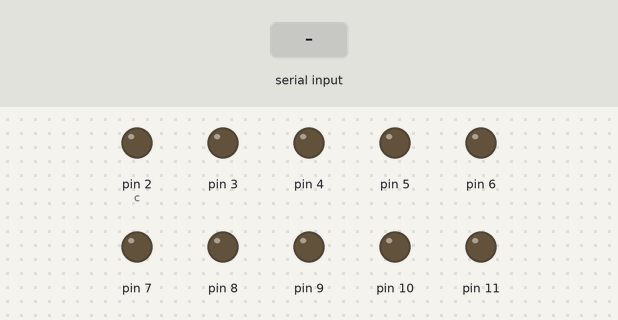
This sketch was run on a simulated Arduino Uno, built with avr-gcc and run on an emulated ATmega328P. On the bench: output pins drawn as LEDs (lit = HIGH). The inputs (shaded band) are chosen by the test bench.

Above: at 1.2 s.
1.3 s: "90,45\n" received over Serial
At 2.4 s:
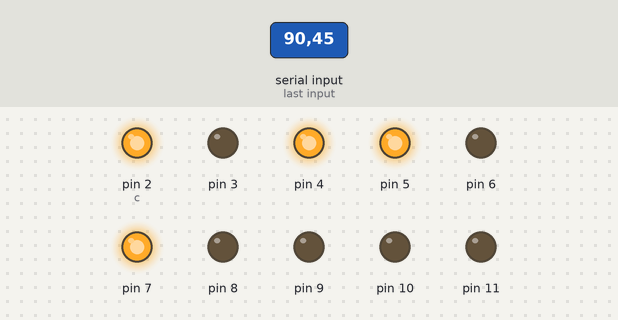
2.8 s: "30,150\n" received over Serial
At 3.6 s:
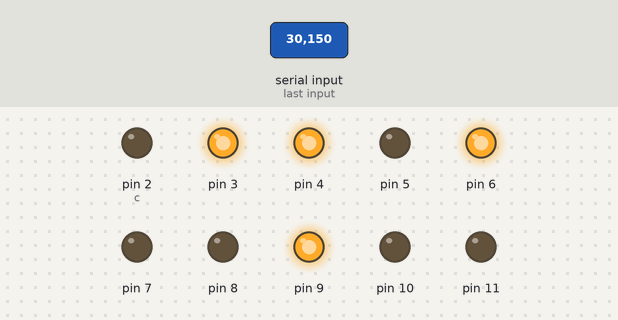
4.3 s: "5\n" received over Serial
At 5.5 s:
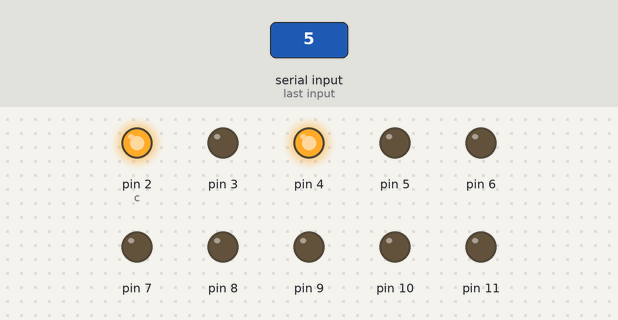
5.8 s: "200\n" received over Serial
At 7.0 s:
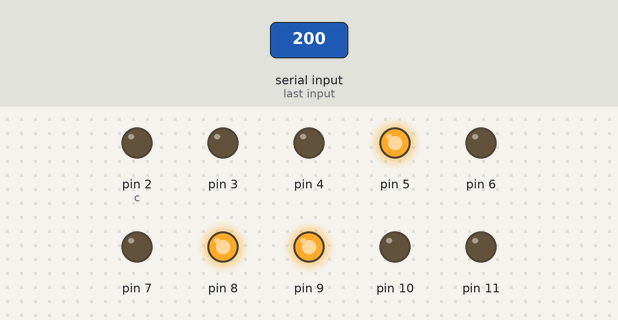
7.3 s: "90\n" received over Serial
At 8.1 s:
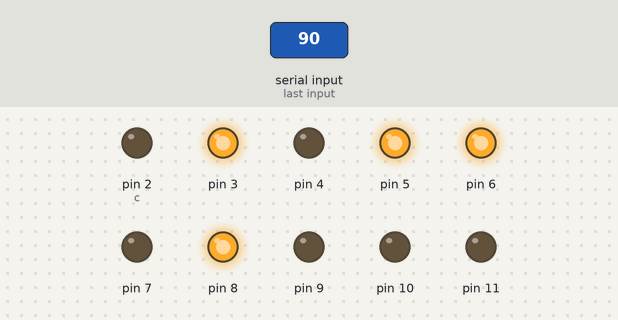
Timing chart, 0 to 9.8 s (numbered marks = the images above; inputs shaded):
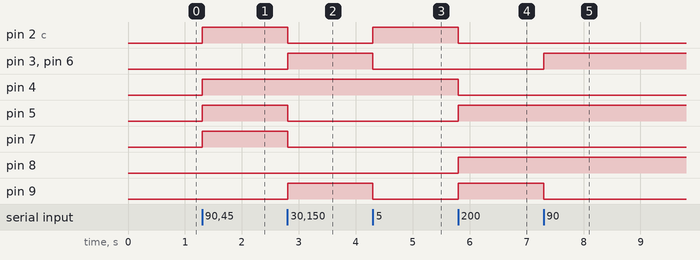

Measured:
- after the input at 1.3 s, pin 2 (c), pin 4, pin 5, pin 7: LOW → HIGH at once
- after the input at 2.8 s, pin 2 (c), pin 5, pin 7: HIGH → LOW at once; pin 3, pin 6, pin 9: LOW → HIGH at once
- after the input at 4.3 s, pin 2 (c): LOW → HIGH at once; pin 3, pin 6, pin 9: HIGH → LOW at once
- after the input at 5.8 s, pin 2 (c), pin 4: HIGH → LOW at once; pin 5, pin 8, pin 9: LOW → HIGH at once
- after the input at 7.3 s, pin 3, pin 6: LOW → HIGH at once; pin 9: HIGH → LOW at once

The sketch:

______064.ino
```cpp
void setup() {
pinMode (2, OUTPUT);
pinMode (3, OUTPUT);
pinMode (4, OUTPUT);
pinMode (5, OUTPUT);
pinMode (6, OUTPUT);
pinMode (7, OUTPUT);
pinMode (8, OUTPUT);
pinMode (9, OUTPUT);
pinMode (10, OUTPUT);
pinMode (11, OUTPUT);
Serial.begin(9600);
}
//void loop() {
//  if (Serial.available() > 0) {
//    int data = Serial.parseInt();
//    int b = 1;
//    int c = 0;
//    while (data > 0) {
//        c = c + b * (data % 2);
//        b = b * 10;
//        data = data / 2;
//    }
//    int d = 0;
//    int e = 2;
//    while (c > 0) {
//      digitalWrite(e, LOW);
//        d = c % 10;
//        if (d == 1){
//      digitalWrite(e, HIGH);
//      }
//      c = c / 10;
//      e++;
//    }
//  }
//}

void loop(){
  int a = Serial.parseInt();
  if(a > 0 && a <= 1023){
    for(int i = 2; i <= 11; ++i){
      digitalWrite(i, 0);
    }
    int c = 2;
    while(a){
      digitalWrite(c, a%2);
      a /= 2;
      c++;
    }
  }
}
```
